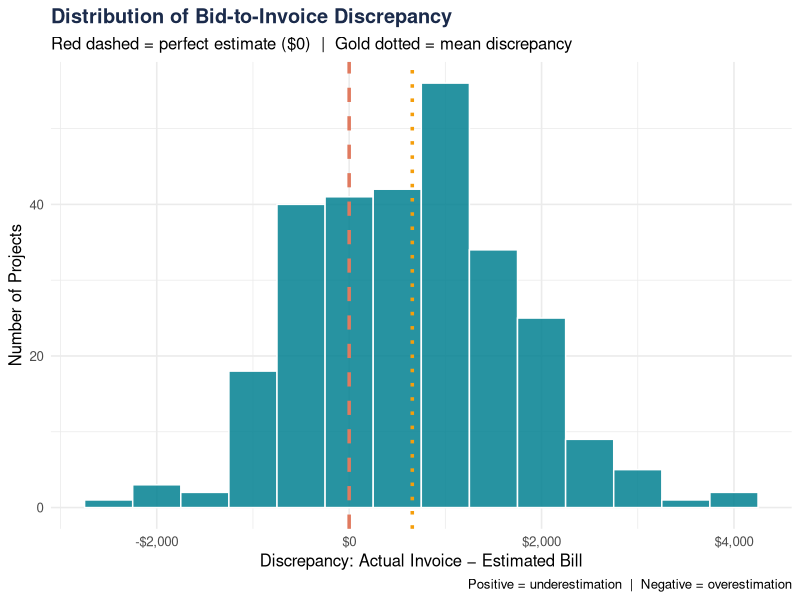
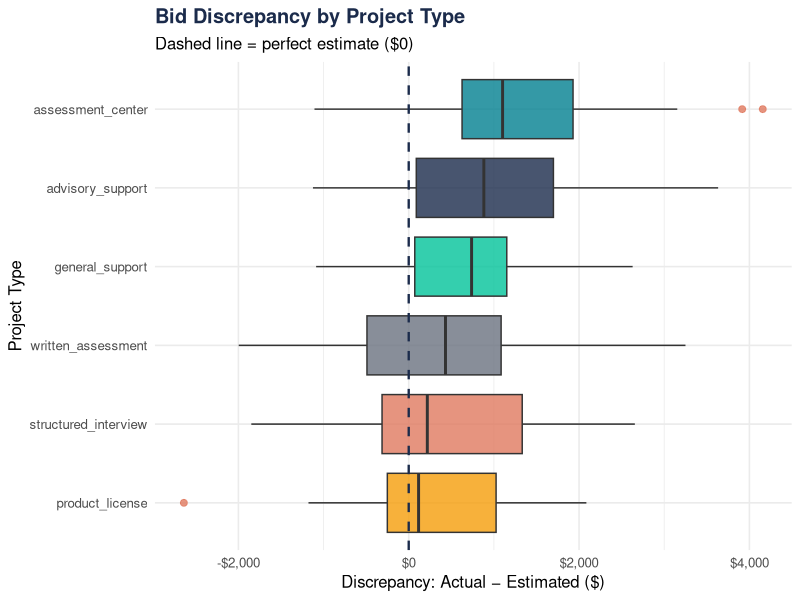
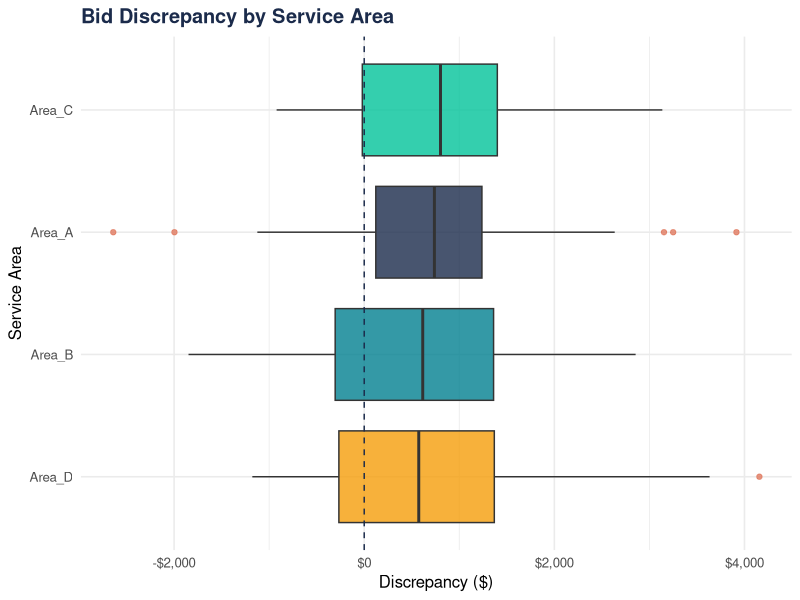
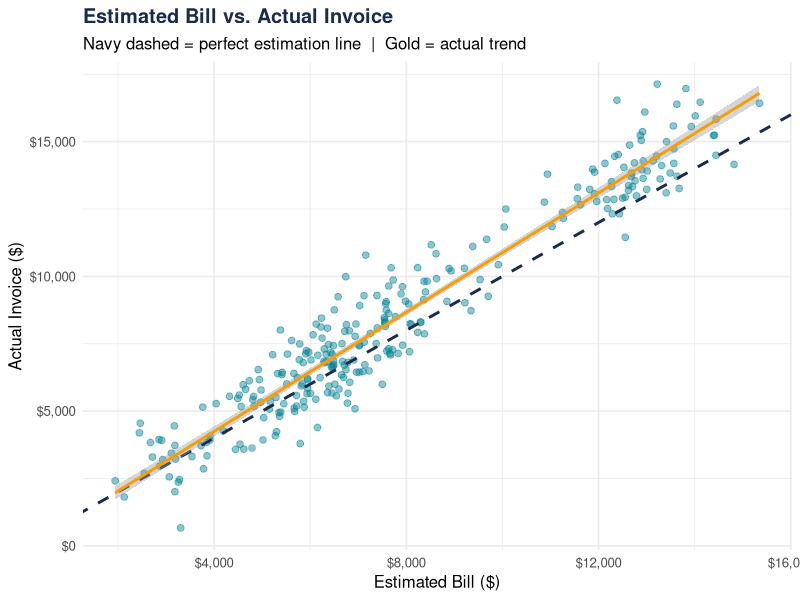
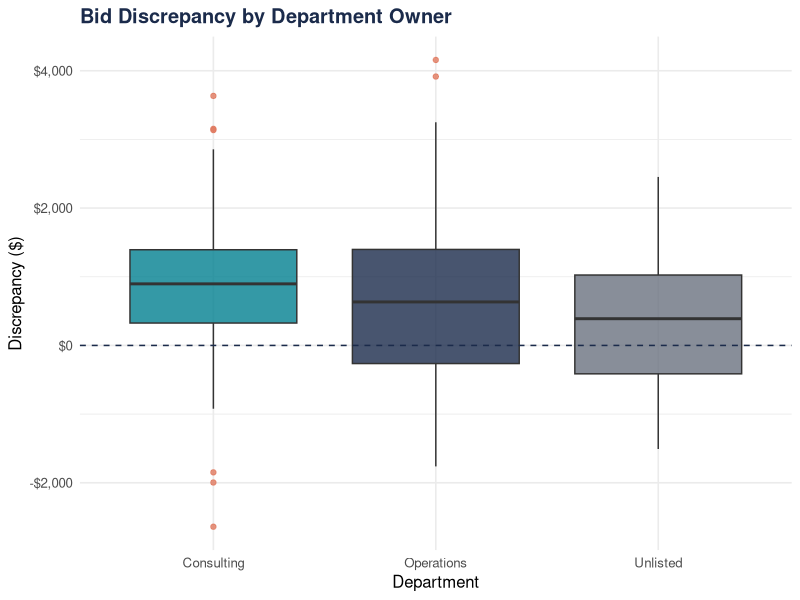
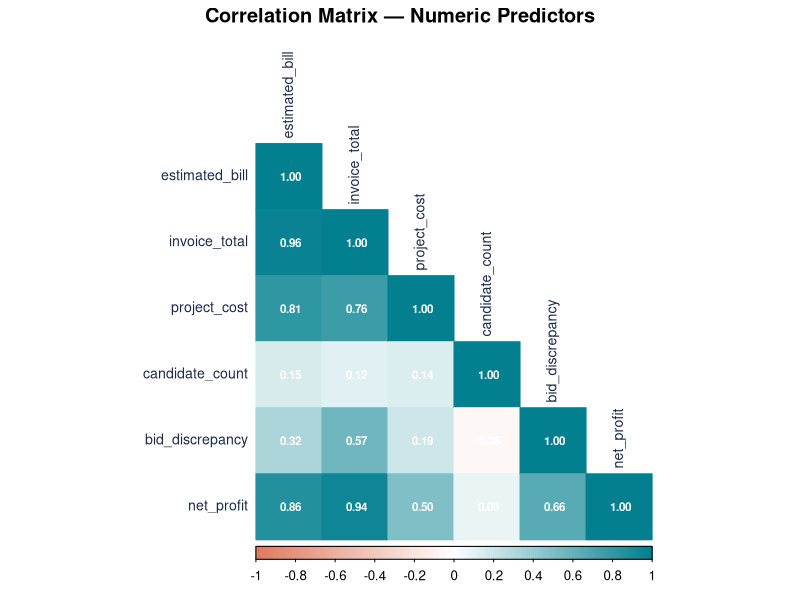
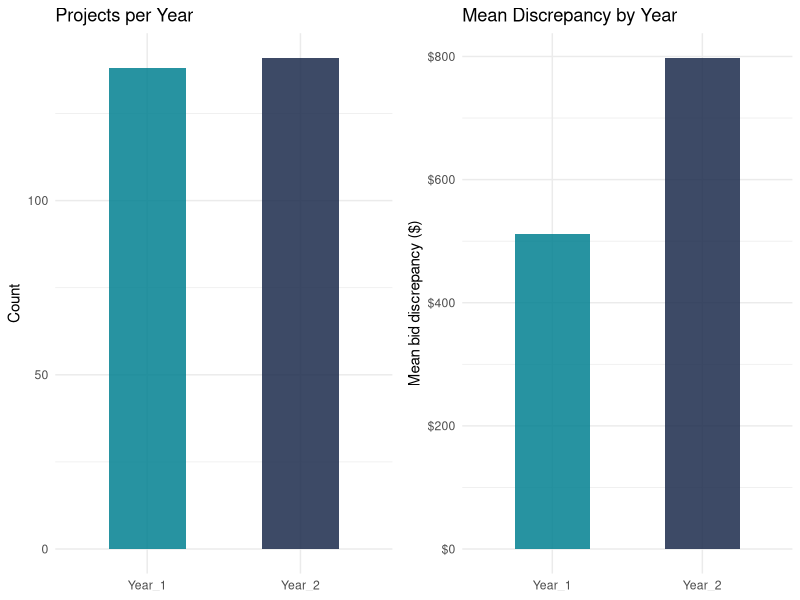
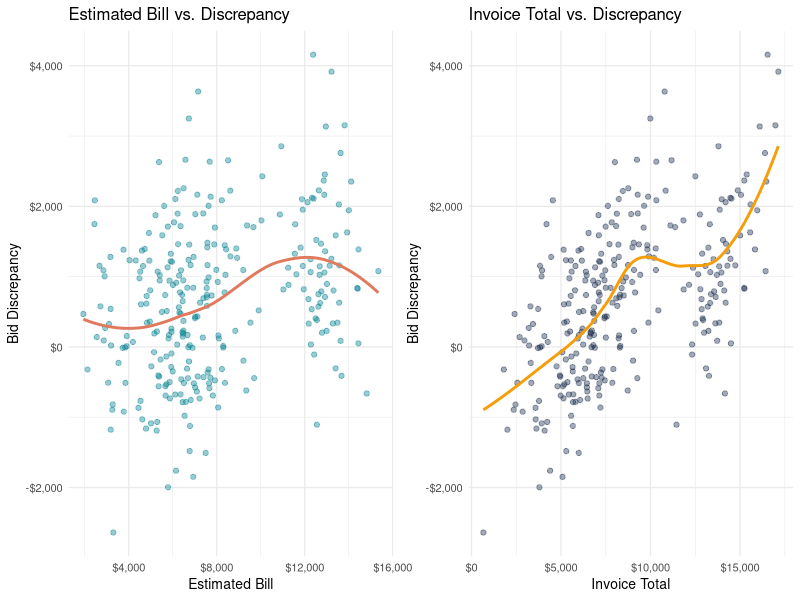

Write R code to recreate these figures, in order.
## ---- chunk 1
library(dplyr)      # Data manipulation: filter, mutate, group_by, summarise
library(ggplot2)    # Visualization
library(tidyr)      # Reshaping data (pivot_longer, pivot_wider)
library(lmtest)     # Formal statistical tests for regression assumptions
library(nortest)    # Anderson-Darling test — more powerful than Shapiro-Wilk for detecting non-normality
library(corrplot)   # Correlation matrix heatmaps
library(Metrics)    # Standardized mae() and rmse() functions
library(scales)     # Dollar formatting for plot axes
library(gridExtra)  # Side-by-side plot layouts

# Suppress scientific notation (e.g., show 10000 not 1e+04)
options(scipen = 5)

# Global chunk options: show code, suppress package messages and warnings
knitr::opts_chunk$set(
  echo       = TRUE,
  message    = FALSE,
  warning    = FALSE,
  fig.width  = 9,
  fig.height = 5,
  fig.align  = "center"
)
## ---- chunk 2
# Project color palette — used consistently across all visualizations
NAVY    <- "#1B2B4B"
TEAL    <- "#028090"
SEAFOAM <- "#02C39A"
GOLD    <- "#F59E0B"
ROSE    <- "#E07A5F"
GRAY    <- "#6B7280"

pal_project <- c(NAVY, TEAL, SEAFOAM, GOLD, ROSE, GRAY)
## ---- chunk 3
# Load the synthetic, anonymized public project dataset
# All identifying fields (client names, personnel, dates, invoices) have been removed or replaced
# bid_discrepancy is pre-computed in the source file as: invoice_total - estimated_bill
df <- read.csv("data.csv", stringsAsFactors = FALSE)

# Factor-encode all categorical predictors upfront
# lm() needs factors to generate dummy variables correctly — without this,
# character columns would be treated as continuous or throw errors
df <- df %>%
  mutate(
    consultant_id    = factor(consultant_id),
    client_id        = factor(client_id),
    service_area     = factor(service_area),
    project_type     = factor(project_type),
    department_owner = factor(department_owner),
    associate_assigned = as.logical(associate_assigned),
    billable_travel    = as.logical(billable_travel),
    billable_shipping  = as.logical(billable_shipping)
  )

# Quick overview of dataset dimensions and structure
cat("Dataset:", nrow(df), "rows ×", ncol(df), "columns\n\n")
glimpse(df)
## ---- chunk 4
# Count missing values per column before any analysis
# Knowing where gaps exist informs whether we exclude rows, impute, or retain NAs as a factor level
missing_summary <- df %>%
  summarise(across(everything(), ~ sum(is.na(.)))) %>%
  pivot_longer(everything(), names_to = "variable", values_to = "n_missing") %>%
  filter(n_missing > 0) %>%
  mutate(pct_missing = round(n_missing / nrow(df) * 100, 1))

if (nrow(missing_summary) == 0) {
  cat("No missing values detected in the anonymized dataset.\n")
} else {
  print(missing_summary)
}
## ---- chunk 5
# Verify bid_discrepancy is correctly computed as invoice_total - estimated_bill
# This cross-check confirms the pre-computed column matches what we would derive manually
df <- df %>%
  mutate(dv_check = invoice_total - estimated_bill,
         dv_match = abs(dv_check - bid_discrepancy) < 0.01)

cat("Pre-computed bid_discrepancy matches manual calculation:",
    all(df$dv_match, na.rm = TRUE), "\n")

# Remove the verification columns — they served their purpose
df <- df %>% select(-dv_check, -dv_match)
## ---- chunk 6
# Final dataset ready for analysis
cat("Final dataset:", nrow(df), "observations,", ncol(df), "variables\n\n")

# Outcome variable summary
cat("Bid Discrepancy Summary (dollars):\n")
summary(df$bid_discrepancy)

cat("\nProjects underestimated (bid_discrepancy > 0):", sum(df$bid_discrepancy > 0))
cat("\nProjects overestimated (bid_discrepancy < 0):",  sum(df$bid_discrepancy < 0))
cat("\nPerfect estimates (bid_discrepancy = 0):",        sum(df$bid_discrepancy == 0), "\n")
## ---- chunk 7
ggplot(df, aes(x = bid_discrepancy)) +
  geom_histogram(binwidth = 500, fill = TEAL, color = "white", alpha = 0.85) +
  geom_vline(xintercept = 0,
             color = ROSE, linewidth = 1.2, linetype = "dashed") +
  geom_vline(xintercept = mean(df$bid_discrepancy, na.rm = TRUE),
             color = GOLD, linewidth = 1.2, linetype = "dotted") +
  scale_x_continuous(labels = dollar_format()) +
  labs(
    title    = "Distribution of Bid-to-Invoice Discrepancy",
    subtitle = "Red dashed = perfect estimate ($0)  |  Gold dotted = mean discrepancy",
    x        = "Discrepancy: Actual Invoice − Estimated Bill",
    y        = "Number of Projects",
    caption  = "Positive = underestimation  |  Negative = overestimation"
  ) +
  theme_minimal(base_size = 12) +
  theme(plot.title = element_text(face = "bold", color = NAVY))
## ---- chunk 8
df %>%
  filter(!is.na(project_type)) %>%
  ggplot(aes(x = reorder(project_type, bid_discrepancy, FUN = median),
             y = bid_discrepancy, fill = project_type)) +
  geom_boxplot(alpha = 0.8, outlier.color = ROSE, outlier.size = 2) +
  geom_hline(yintercept = 0, color = NAVY, linetype = "dashed", linewidth = 0.8) +
  scale_y_continuous(labels = dollar_format()) +
  scale_fill_manual(values = pal_project) +
  coord_flip() +
  labs(
    title    = "Bid Discrepancy by Project Type",
    subtitle = "Dashed line = perfect estimate ($0)",
    x        = "Project Type",
    y        = "Discrepancy: Actual − Estimated ($)"
  ) +
  theme_minimal(base_size = 12) +
  theme(legend.position = "none",
        plot.title = element_text(face = "bold", color = NAVY))
## ---- chunk 9
df %>%
  filter(!is.na(service_area)) %>%
  ggplot(aes(x = reorder(service_area, bid_discrepancy, FUN = median),
             y = bid_discrepancy, fill = service_area)) +
  geom_boxplot(alpha = 0.8, outlier.color = ROSE) +
  geom_hline(yintercept = 0, color = NAVY, linetype = "dashed") +
  scale_y_continuous(labels = dollar_format()) +
  scale_fill_manual(values = pal_project) +
  coord_flip() +
  labs(
    title = "Bid Discrepancy by Service Area",
    x     = "Service Area",
    y     = "Discrepancy ($)"
  ) +
  theme_minimal(base_size = 12) +
  theme(legend.position = "none",
        plot.title = element_text(face = "bold", color = NAVY))
## ---- chunk 10
ggplot(df, aes(x = estimated_bill, y = invoice_total)) +
  geom_point(alpha = 0.45, color = TEAL, size = 2) +
  geom_abline(slope = 1, intercept = 0,
              color = NAVY, linetype = "dashed", linewidth = 1) +
  geom_smooth(method = "lm", color = GOLD, se = TRUE, linewidth = 1) +
  scale_x_continuous(labels = dollar_format()) +
  scale_y_continuous(labels = dollar_format()) +
  labs(
    title    = "Estimated Bill vs. Actual Invoice",
    subtitle = "Navy dashed = perfect estimation line  |  Gold = actual trend",
    x        = "Estimated Bill ($)",
    y        = "Actual Invoice ($)"
  ) +
  theme_minimal(base_size = 12) +
  theme(plot.title = element_text(face = "bold", color = NAVY))
## ---- chunk 11
df %>%
  filter(!is.na(department_owner)) %>%
  ggplot(aes(x = department_owner, y = bid_discrepancy, fill = department_owner)) +
  geom_boxplot(alpha = 0.8, outlier.color = ROSE) +
  geom_hline(yintercept = 0, color = NAVY, linetype = "dashed") +
  scale_y_continuous(labels = dollar_format()) +
  scale_fill_manual(values = c(TEAL, NAVY, GRAY)) +
  labs(
    title = "Bid Discrepancy by Department Owner",
    x     = "Department",
    y     = "Discrepancy ($)"
  ) +
  theme_minimal(base_size = 12) +
  theme(legend.position = "none",
        plot.title = element_text(face = "bold", color = NAVY))
## ---- chunk 12
# Select only numeric variables for correlation analysis
# pairwise.complete.obs: use all available pairs rather than dropping any row with any NA
numeric_vars <- df %>%
  select(estimated_bill, invoice_total, project_cost,
         candidate_count, bid_discrepancy, net_profit)

cor_matrix <- cor(numeric_vars, use = "pairwise.complete.obs")

corrplot(cor_matrix,
         method      = "color",
         type        = "lower",
         tl.col      = NAVY,
         tl.cex      = 0.85,
         addCoef.col = "white",
         number.cex  = 0.70,
         col         = colorRampPalette(c(ROSE, "white", TEAL))(200),
         title       = "Correlation Matrix — Numeric Predictors",
         mar         = c(0, 0, 1.5, 0))
## ---- chunk 13
year_summary <- df %>%
  group_by(project_year) %>%
  summarise(
    n_projects   = n(),
    mean_dv      = mean(bid_discrepancy, na.rm = TRUE),
    median_dv    = median(bid_discrepancy, na.rm = TRUE)
  )

print(year_summary)

p1 <- ggplot(year_summary, aes(x = project_year, y = n_projects, fill = project_year)) +
  geom_col(width = 0.5, alpha = 0.85) +
  scale_fill_manual(values = c(TEAL, NAVY)) +
  labs(title = "Projects per Year", x = NULL, y = "Count") +
  theme_minimal(base_size = 11) +
  theme(legend.position = "none")

p2 <- ggplot(year_summary, aes(x = project_year, y = mean_dv, fill = project_year)) +
  geom_col(width = 0.5, alpha = 0.85) +
  scale_fill_manual(values = c(TEAL, NAVY)) +
  scale_y_continuous(labels = dollar_format()) +
  labs(title = "Mean Discrepancy by Year", x = NULL, y = "Mean bid discrepancy ($)") +
  theme_minimal(base_size = 11) +
  theme(legend.position = "none")

grid.arrange(p1, p2, ncol = 2)
## ---- chunk 14
p_lin1 <- ggplot(df, aes(x = estimated_bill, y = bid_discrepancy)) +
  geom_point(alpha = 0.4, color = TEAL, size = 1.5) +
  geom_smooth(method = "loess", color = ROSE, se = FALSE) +
  scale_x_continuous(labels = dollar_format()) +
  scale_y_continuous(labels = dollar_format()) +
  labs(title = "Estimated Bill vs. Discrepancy",
       x = "Estimated Bill", y = "Bid Discrepancy") +
  theme_minimal(base_size = 10)

p_lin2 <- ggplot(df, aes(x = invoice_total, y = bid_discrepancy)) +
  geom_point(alpha = 0.4, color = NAVY, size = 1.5) +
  geom_smooth(method = "loess", color = GOLD, se = FALSE) +
  scale_x_continuous(labels = dollar_format()) +
  scale_y_continuous(labels = dollar_format()) +
  labs(title = "Invoice Total vs. Discrepancy",
       x = "Invoice Total", y = "Bid Discrepancy") +
  theme_minimal(base_size = 10)

grid.arrange(p_lin1, p_lin2, ncol = 2)
## ---- chunk 15
# Fit a base model to extract residuals for testing
# Using the key continuous predictors — representative of the full model structure
model_base <- lm(bid_discrepancy ~ estimated_bill + project_cost + candidate_count,
                 data = df)

# Anderson-Darling test
ad_result <- ad.test(residuals(model_base))
cat("Anderson-Darling: A =", round(ad_result$statistic, 3),
    "| p =", format.pval(ad_result$p.value, digits = 3), "\n")

# Shapiro-Wilk test
sw_result <- shapiro.test(residuals(model_base))
cat("Shapiro-Wilk:     W =", round(sw_result$statistic, 3),
    "| p =", format.pval(sw_result$p.value, digits = 3), "\n")
## ---- chunk 16
bp_result <- bptest(model_base)
cat("Breusch-Pagan: BP =", round(bp_result$statistic, 3),
    "| p =", format.pval(bp_result$p.value, digits = 3), "\n")
## ---- chunk 17
# Helper to extract the four evaluation metrics consistently across all models
# Encapsulating this in a function avoids copy-paste errors and keeps the
# model comparison section clean and readable
extract_metrics <- function(model, label) {
  s       <- summary(model)
  preds   <- predict(model, na.action = na.exclude)
  actuals <- model$model[[1]]  # First column of model frame is always the response

  data.frame(
    Model   = label,
    F_stat  = round(s$fstatistic[1], 2),
    p_value = format.pval(
      pf(s$fstatistic[1], s$fstatistic[2], s$fstatistic[3], lower.tail = FALSE),
      digits = 3
    ),
    Adj_R2  = round(s$adj.r.squared, 3),
    MAE     = round(mae(actuals, preds), 0),
    RMSE    = round(rmse(actuals, preds), 0)
  )
}
## ---- chunk 18
model1 <- lm(
  bid_discrepancy ~ consultant_id + client_id + service_area + project_type +
    department_owner + associate_assigned + billable_travel + billable_shipping +
    candidate_count + estimated_bill + project_cost,
  data = df
)

summary(model1)
## ---- chunk 19
model2 <- lm(bid_discrepancy ~ consultant_id, data = df)
summary(model2)
## ---- chunk 20
model3 <- lm(bid_discrepancy ~ client_id, data = df)
summary(model3)
## ---- chunk 21
model4 <- lm(bid_discrepancy ~ service_area, data = df)
summary(model4)
## ---- chunk 22
model5 <- lm(bid_discrepancy ~ project_type, data = df)
summary(model5)
## ---- chunk 23
model6 <- lm(bid_discrepancy ~ department_owner, data = df)
summary(model6)
## ---- chunk 24
model7 <- lm(
  bid_discrepancy ~ billable_travel + billable_shipping +
    associate_assigned + candidate_count,
  data = df
)
summary(model7)
## ---- chunk 25
model8 <- lm(bid_discrepancy ~ estimated_bill + project_cost, data = df)
summary(model8)
## ---- chunk 26
# Compile metrics for all 8 models into a single comparison table
model_results <- bind_rows(
  extract_metrics(model1, "M1: All Predictors (Full)"),
  extract_metrics(model2, "M2: Consultant Identity"),
  extract_metrics(model3, "M3: Client Organization"),
  extract_metrics(model4, "M4: Service Area"),
  extract_metrics(model5, "M5: Project Type"),
  extract_metrics(model6, "M6: Department Owner"),
  extract_metrics(model7, "M7: Operational Flags"),
  extract_metrics(model8, "M8: Financial Predictors")
)

knitr::kable(
  model_results,
  caption = "Model Comparison: F-Statistic, p-value, Adjusted R², MAE, RMSE",
  align   = c("l", "r", "r", "r", "r", "r")
)
## ---- chunk 27
# Reshape for plotting — pivot MAE and RMSE into a single column
results_long <- model_results %>%
  mutate(Model = gsub("M[0-9]+: ", "", Model)) %>%  # Shorten labels
  select(Model, MAE, RMSE) %>%
  pivot_longer(cols = c(MAE, RMSE), names_to = "Metric", values_to = "Value")

ggplot(results_long, aes(x = reorder(Model, -Value), y = Value, fill = Metric)) +
  geom_col(position = "dodge", alpha = 0.85) +
  scale_fill_manual(values = c(TEAL, NAVY)) +
  scale_y_continuous(labels = dollar_format()) +
  coord_flip() +
  labs(
    title    = "MAE and RMSE by Model",
    subtitle = "Lower = better predictive accuracy  |  Large MAE/RMSE gap = outlier sensitivity",
    x        = NULL,
    y        = "Error ($)",
    fill     = "Metric"
  ) +
  theme_minimal(base_size = 11) +
  theme(plot.title = element_text(face = "bold", color = NAVY))
## ---- chunk 28
# Flag which models clear the p < .01 threshold
model_results <- model_results %>%
  mutate(
    Significant = case_when(
      grepl("e-", p_value)                        ~ "Yes",
      suppressWarnings(as.numeric(p_value)) < 0.01 ~ "Yes",
      TRUE                                          ~ "No"
    )
  )

model_results %>%
  select(Model, Adj_R2, p_value, Significant) %>%
  knitr::kable(caption = "Significance by Model (threshold: p < .01)")
## ---- chunk 29
sessionInfo()
